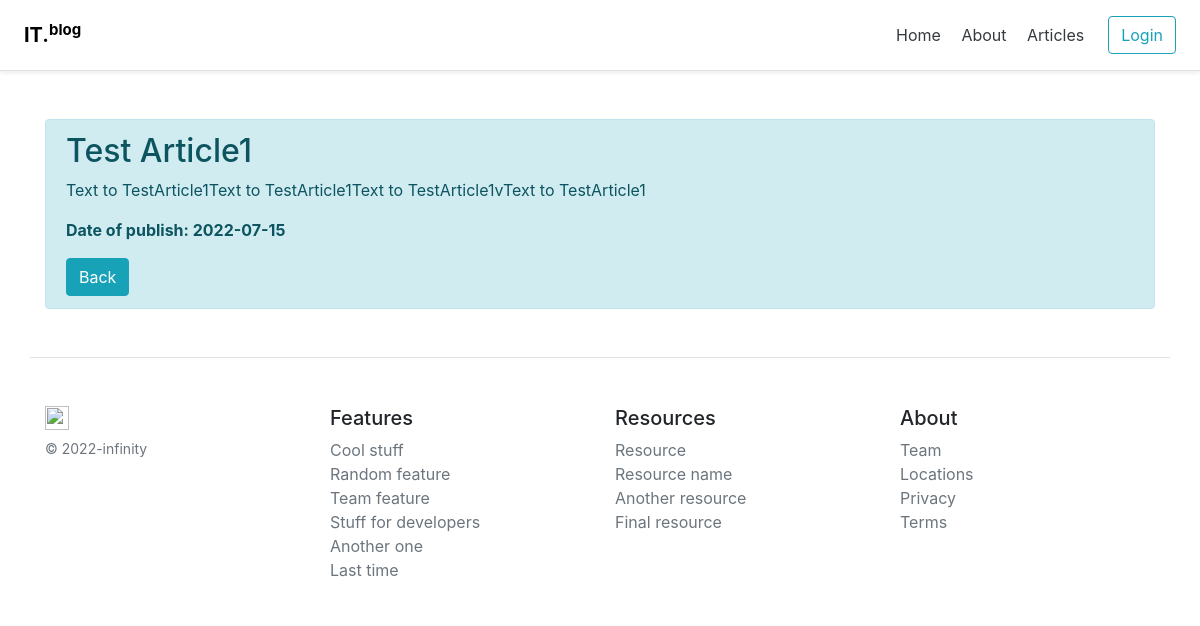
Before: /posts/1 with the older database file.
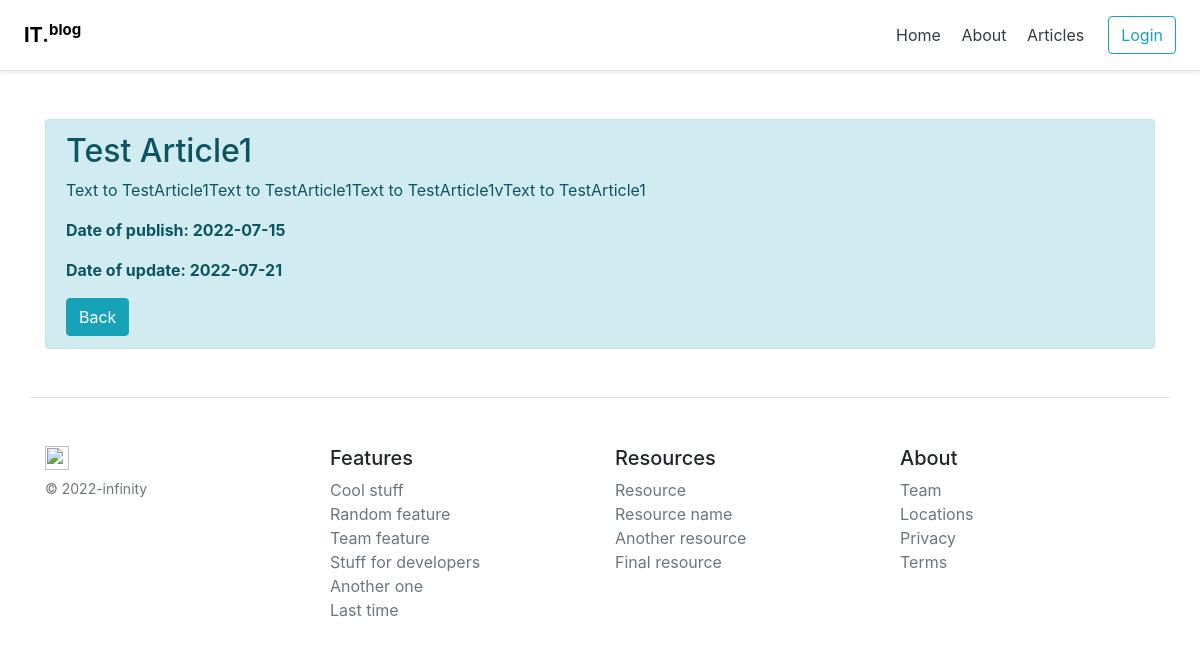
After: the same page with the newer database file.
### models.py (models this page shows, shortened)
class Article(Base):
    __tablename__ = 'article'
    id = Column(Integer, primary_key=True, autoincrement=True)
    user_id = Column(Integer, ForeignKey('user.id'), nullable=False)
    title = Column(String(100), nullable=False)
    intro = Column(String(300), nullable=False)
    text = Column(Text, nullable=False)
    status = Column(Integer, ForeignKey('status.code'), nullable=False, default=1)
    dlm = Column(DateTime, default=datetime.utcnow)
    creation_date = Column(DateTime, default=datetime.utcnow)

### routes.py (the view)
@app.route('/posts/<int:id>')
def article_detail(id):
    if id:
        article = db.session.query(Article).get(id)
        return render_template('article_detail.html', article=article)
    else:
        return f'Post {id} does not exist'

### templates/article_detail.html (shortened to what this page needs)
{% extends 'base/base.html' %}
{% block body %}
    <div class="container mt-5">
           <div class="alert alert-info">
             <h2>{{ article.title }}</h2>
             <p>{{ article.text }}</p>
             {% if article.dlm > article.creation_date %}
                <p><strong>Date of publish: {{ article.creation_date.date() }}</strong></p>
                <p><strong>Date of update: {{ article.dlm.date() }}</strong></p>
             {% else %}
                <p><strong>Date of publish: {{ article.creation_date.date() }}</strong></p>
             {% endif %}
             <a href="/posts" class="btn btn-info">Back</a>
           </div>
    </div>
{% endblock %}

Changed rows visible on the page:
changed Article "Test Article1": dlm (not shown) → "2022-07-21"
Other visible differences:
text now shown: "Date of update:"
